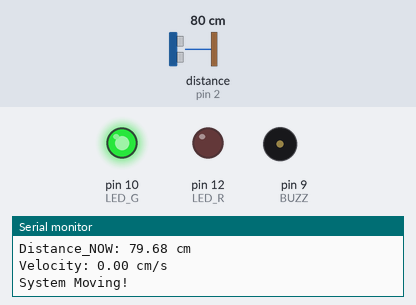
A sketch run on a simulated Arduino Uno, built with avr-gcc and run on an emulated ATmega328P. Parts: output pins drawn as LEDs (lit = HIGH), buzzer (waves = sounding, pin HIGH), the last lines printed to the serial monitor. Wiring (inferred from the names in the program): ultrasonic range finder: trigger pin 3; echo pin 2. The inputs (shaded band) are chosen by the test bench; at power-on: distance to the obstacle (sensor on pin 2) 80 cm. The echo pulse lasts 58.3 µs per cm; pins used as bus, display or sensor lines are not drawn.

Above: at 1.2 s.
1.3 s: distance to the obstacle (sensor on pin 2) set to 18 cm
At 1.79 s:
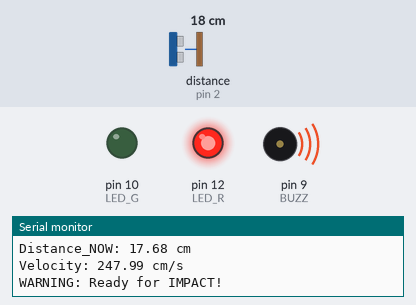
4.3 s: distance to the obstacle (sensor on pin 2) set to 60 cm
At 5.5 s:
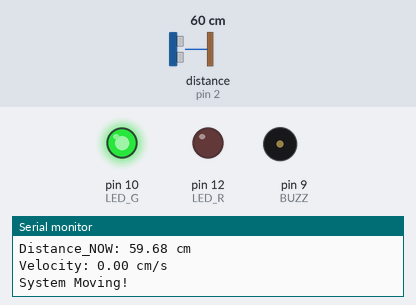
Timing chart, 0 to 7.3 s (numbered marks = the images above; inputs shaded):
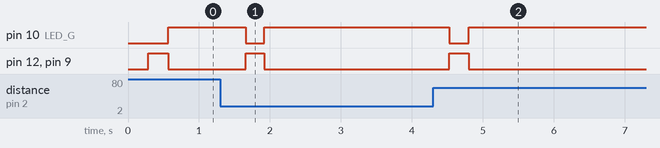

The sketch:

05_challenge_05.ino
```cpp
#define ECHO_PIN 2
#define TRIG_PIN 3
#define LED_R 12
#define LED_G 10
#define LED_B 11
#define BUZZ 9

long duration=0;
float distance[2]={0.0,0.0};
float distance_cm=0;
long t;
int flag=0;
const int n=5;
float arr[n];

void setup() {
  // put your setup code here, to run once:
  Serial.begin(9600);
  pinMode(ECHO_PIN, INPUT);
  pinMode(TRIG_PIN, OUTPUT);
  pinMode(LED_R, OUTPUT);
  pinMode(LED_G, OUTPUT);
  pinMode(BUZZ, OUTPUT);
  digitalWrite(LED_R, LOW);
  t=millis();
}

void sortArray(float arr[], int n){
  for(int i=0;i<n-1;i++){
    for(int j=i+1;j<n;j++){
      if(arr[i] > arr[j]){
        float temp = arr[i];
        arr[i] = arr[j];
        arr[j] = temp;
      }
    }
  }
}


void loop() {

  for(int i=0;i<n;i++){
    digitalWrite(TRIG_PIN, LOW);
    delayMicroseconds(2);
    digitalWrite(TRIG_PIN, HIGH);
    delayMicroseconds(10);
    digitalWrite(TRIG_PIN, LOW);

    duration = pulseIn(ECHO_PIN, HIGH,30000);
    distance_cm = duration * .0343 /2;
    arr[i]=distance_cm;

    delay(50);
  }

  sortArray(arr, n);
  float sum=0;
  for(int i=1;i<n-1;i++){
    sum+=arr[i];
  }

  distance_cm = sum/(n-2);

  Serial.print("Distance_NOW: ");
  Serial.print(distance_cm);
  Serial.println(" cm");


  if(!flag){
    distance[0]=distance_cm;
    flag=1;
  }
  else if(flag){
    distance[1]=distance_cm;
    flag=0;
  }


  float  vel = (max(distance[0], distance[1]) - min(distance[0],distance[1]))/.25;
  long intv =500,led;
  bool st=0;


  if((int)vel ==0 || vel > 0)
  {
    Serial.print("Velocity: ");
    Serial.print(vel);
    Serial.println(" cm/s");
  }
  else{
    Serial.print("Velocity: ");
    Serial.print(vel);
    Serial.println(" cm/s | System down!");
  }

  if(vel>15){
    Serial.println("WARNING: Ready for IMPACT!");
    digitalWrite(LED_R, HIGH);
    digitalWrite(BUZZ,HIGH);
    digitalWrite(LED_G, LOW);
  }
  else if(vel<=15){
    Serial.println("System Moving!");
    digitalWrite(LED_R, LOW);
    digitalWrite(LED_G, HIGH);
    digitalWrite(BUZZ,LOW);

  }
  else{
    digitalWrite(BUZZ,LOW);
    digitalWrite(LED_R,LOW);
    digitalWrite(LED_G, LOW);
  }

  t=millis();
}
```

Measured:
- after the input at 1.3 s, pin 10 (LED_G): HIGH → LOW after 0.36 s, → HIGH 0.26 s later; pin 12 (LED_R), pin 9 (BUZZ): LOW → HIGH after 0.36 s, → LOW 0.26 s later
- after the input at 4.3 s, pin 10 (LED_G): HIGH → LOW after 0.23 s, → HIGH 0.27 s later; pin 12 (LED_R), pin 9 (BUZZ): LOW → HIGH after 0.23 s, → LOW 0.27 s later
